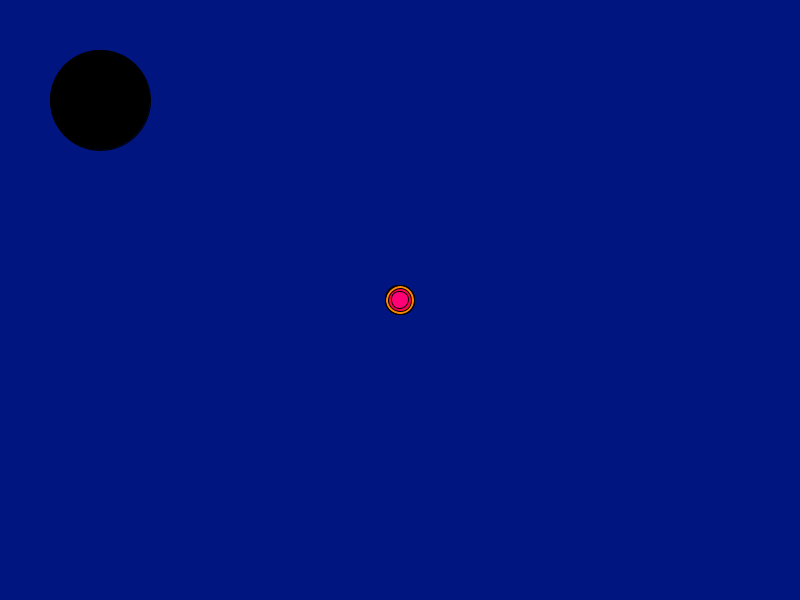
Frame 1 (no input)
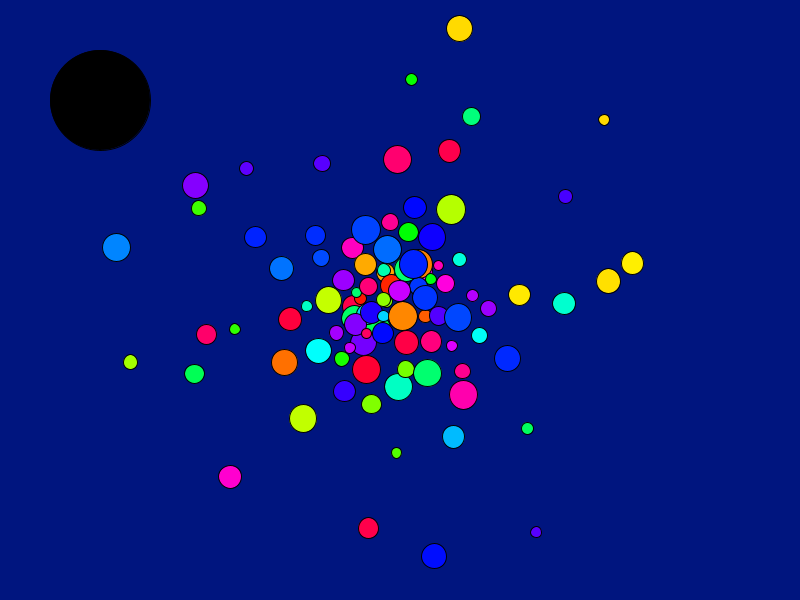
Frame 60 (the mouse pressed at the canvas centre just before this capture)
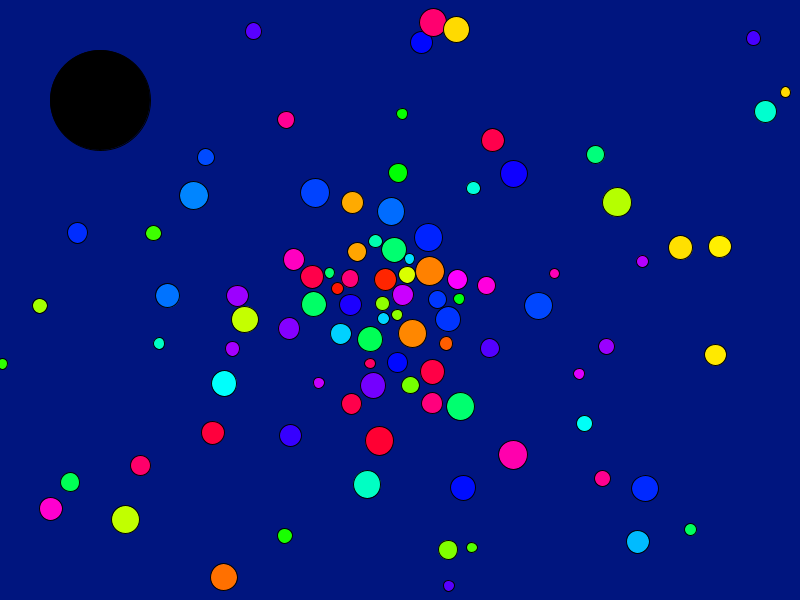
Frame 120 (the mouse held since frame 60 and released just before this capture)

The Processing sketch that drew these frames (run headless with seeded random() and noise(); from frame 60 on, the mouse is pressed at the canvas centre):

// Processing sketch: ball_bouncing
// ── ball_bouncing.pde
Ball [] b = new Ball [100];
Blackhole h;

void setup() {
  size(800, 600);
  colorMode(HSB, 360, 100, 100, 100);
  h = new Blackhole();
  for (int i = 0; i < b.length; i++) {
    b[i] = new Ball(random(10, 30), random(.5, 5));
  }
}

void draw() {
  background(230,100,50,100);
  for (int i = 0; i < b.length; i++) {
    h.consume(b[i]);
    b[i].display();
    b[i].move();
    b[i].bounce();
    for ( int j = 0; j < b.length; j++) {
      if (i!=j) {
        b[i].collideWith(b[j]);
      }
    }
  }
  h.display();
}



// ── Class_Ball.pde
class Ball {
  PVector loc, vel, acc;
  float sz;
  float hue;
  float speed;

  Ball(float tempsz, float tempspeed) {
    //initialize variables
    sz = tempsz;
    loc = new PVector(width/2, height/2);
    vel = PVector.random2D();
    speed = tempspeed;
    vel.mult(speed);
    acc = new PVector(0, 0);
    hue = random(360);
  }
  
  void display() {
    fill(hue, 100, 100, 100);
    ellipse(loc.x, loc.y, sz, sz);
  }

  void move() {
    vel.add(acc);
    loc.add(vel);
  }
  
  void bounce() {
    if (loc.x + sz/2 > width){
      vel.x = -abs(vel.x);
    }    
    if(loc.x - sz/2 < 0) {
      vel.x = abs(vel.x);
    }
    if (loc.y + sz/2 > height){
    vel.y = -abs(vel.y);
    }
    if(loc.y - sz/2 < 0) {
      vel.y = abs(vel.y);
    }
  }
  
  void collideWith(Ball otherBall) {
    if (loc.dist(otherBall.loc) < sz/2 + otherBall.sz/2) {
      vel = PVector.sub(loc, otherBall.loc);
      vel.normalize();
      vel.setMag(speed);
    }
  }
  
  void disappear(){
   loc.set(width*2, height*2);
  vel.set(0,0); 
  }
}


// ── Class_Blackhole.pde
class Blackhole {
  PVector loc;
  float sz;


Blackhole() {
  loc = new PVector (100, 100);
  sz = 100;
}

void display() {
  fill(0);
  ellipse(loc.x, loc.y, sz, sz);
}

void consume (Ball food){
 if(loc.dist(food.loc) < sz/2 + food.sz/2){
 food.disappear();
 } 
}
}
